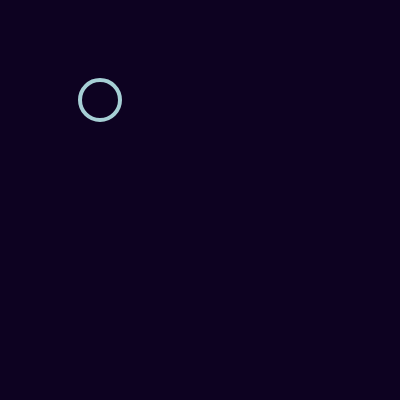
Frame 1 (no input)
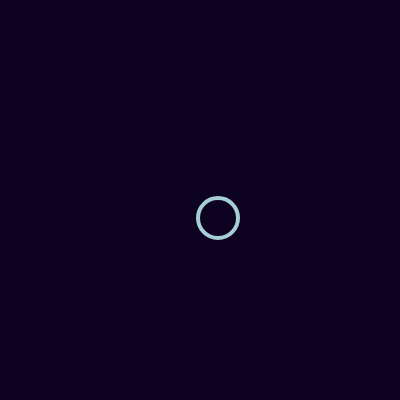
Frame 60 (no input)
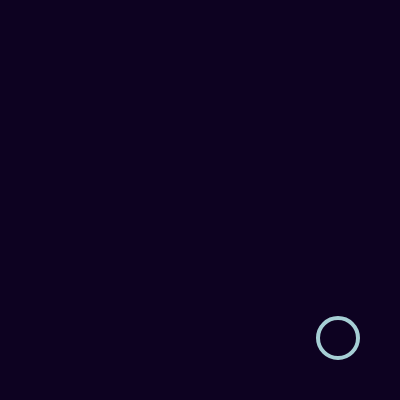
Frame 120 (the mouse pressed at the canvas centre since frame 60)

The p5.js sketch that drew these frames (run headless with seeded random() and noise() and a simulated clock; from frame 60 on, the mouse is pressed at the canvas centre):

// p5.js sketch
// ── sketch.js
const width = 400;
const height = 400;

let circle_x = 100;
let circle_y = 100;
let move_x = 2;
let move_y = 2;

function setup() {
	createCanvas(width, height);
	noFill();
	stroke('#a6cfd5');
	strokeWeight(4);
}

function draw() {
	background('#0D0221');
	ellipse(circle_x, circle_y, 40, 40);

	circle_y += move_x;
	circle_x += move_y;

	if (circle_x < 0) {
		move_x = 2;
	} else if (circle_x > width) {
		move_x = -2;
	}

	if (circle_y < 0) {
		move_y = 2;
	} else if (circle_y > height) {
		move_y = -2;
	}
}
